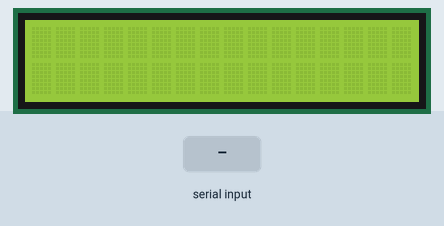
The sketch below on a simulated Arduino Mega 2560, built with avr-gcc and run on an emulated ATmega2560. Shown: 16×2 character LCD. Inputs (shaded band) come from the test bench. What the sketch prints to the serial monitor is not drawn.

Above: at 1.2 s.
1.3 s: "1" received over Serial
At 2.0 s:
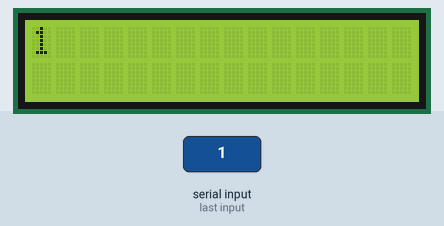
2.8 s: "0" received over Serial
At 3.2 s:
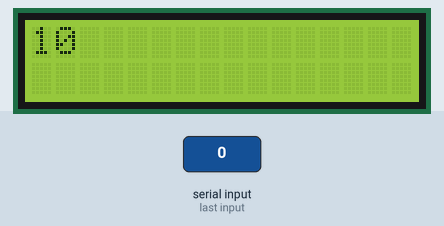
4.3 s: "2" received over Serial
At 5.5 s:
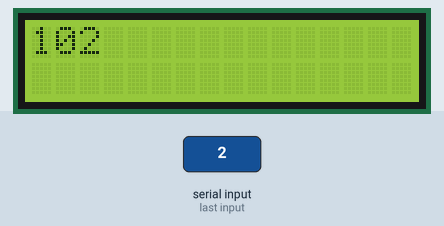
Timing chart, 0 to 7.3 s (numbered marks = the images above; inputs shaded):
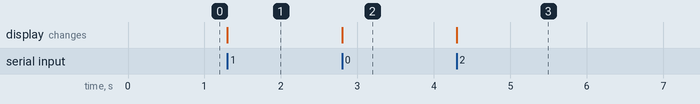

The sketch:

Capston_challenge_2.ino
```cpp
#include <LiquidCrystal.h>
#define rowSize 2
#define colSize 16
#define firstSize sizeof("KOREA Fighting!") / sizeof(char) - 1
#define secondSize sizeof("Induk University!") / sizeof(char) - 1

LiquidCrystal lcd(22, 23, 24, 25, 26, 27);

int cursorCol = 0;
int cursorRow = 0;

void setup() {
  Serial.begin(9600);
  lcd.begin(colSize, rowSize);
}


void loop() {

  if(Serial.available())
  {
    int len = Serial.available();

    char* data = (char *)malloc(sizeof(char) * len);
    Serial.readBytes(data, len);
    Serial.println(data);

    for(int i = 0; i < len; i++)
    {
      lcd.setCursor(cursorCol + i, cursorRow);
      lcd.print(data[i]);
      delay(100);
    }


    cursorCol += len;

    if(cursorRow == 0 && cursorCol >= firstSize)
    {
      cursorRow += 1;
      cursorCol = 0;
    }

    if(cursorRow == 1 && cursorCol >= secondSize)
    {
      cursorRow -= 1;
      cursorCol = 0;
      lcd.clear();
    }

    free(data);
  }


}
```

Measured:
- after the input at 1.3 s, the display: changes at once (image 1)
- after the input at 2.8 s, the display: changes at once (image 2)
- after the input at 4.3 s, the display: changes at once (image 3)
